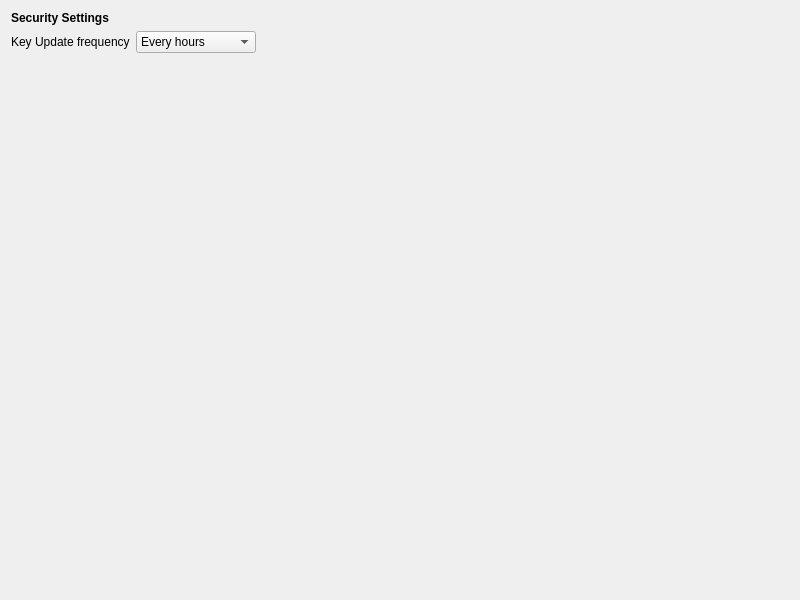
<?xml version="1.0" encoding="UTF-8"?>
<ui version="4.0">
 <class>SecurityWidget</class>
 <widget class="QWidget" name="SecurityWidget">
  <property name="geometry">
   <rect>
    <x>0</x>
    <y>0</y>
    <width>800</width>
    <height>600</height>
   </rect>
  </property>
  <property name="windowTitle">
   <string>Settings</string>
  </property>
  <layout class="QVBoxLayout" name="mainLayout">
   <item>
    <widget class="QLabel" name="label_security">
     <property name="font">
      <font>
       <weight>75</weight>
       <bold>true</bold>
      </font>
     </property>
     <property name="text">
      <string>Security Settings</string>
     </property>
    </widget>
   </item>
   <item>
    <layout class="QFormLayout" name="formLayout">
     <item row="0" column="0">
      <widget class="QLabel" name="label_render_rate">
       <property name="text">
        <string>Key Update frequency</string>
       </property>
      </widget>
     </item>
     <item row="0" column="1">
      <widget class="QComboBox" name="combobox_update_frequency">
       <property name="maximumSize">
        <size>
         <width>120</width>
         <height>16777215</height>
        </size>
       </property>
       <item>
        <property name="text">
         <string>Every hours</string>
        </property>
       </item>
       <item>
        <property name="text">
         <string>Every 12hours</string>
        </property>
       </item>
      </widget>
     </item>
    </layout>
   </item>
   <item>
    <spacer name="bottomSpacer">
     <property name="orientation">
      <enum>Qt::Vertical</enum>
     </property>
     <property name="sizeHint" stdset="0">
      <size>
       <width>20</width>
       <height>40</height>
      </size>
     </property>
    </spacer>
   </item>
  </layout>
 </widget>
 <resources/>
 <connections/>
</ui>
